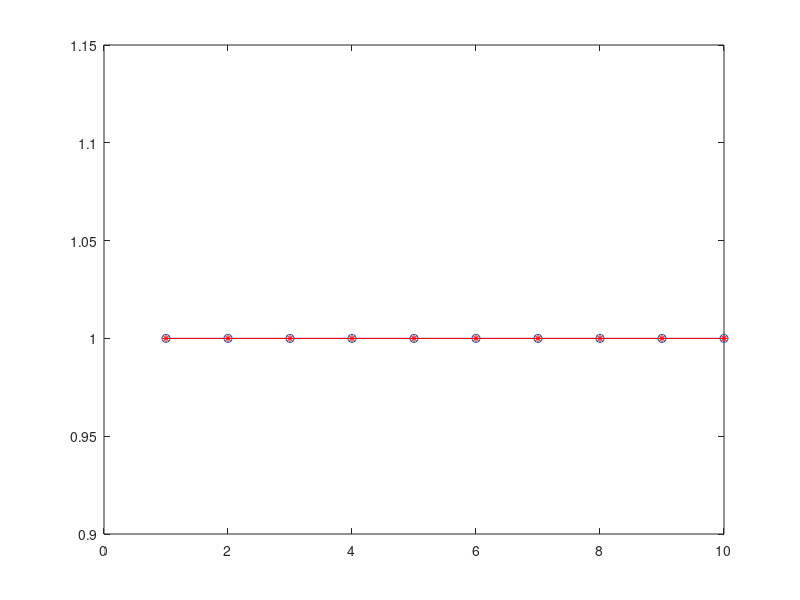

Here is the MATLAB script that generated this plot:
% Size of the system
d = 10;
% Epsilon, set for an example.
epsilon = 0.1;
% Create the tri-diagonal matrix.
A = 2*eye(d) - diag(ones(d-1,1),-1) - diag(ones(d-1,1),1) ;
% Right-hand side.
b = zeros(d,1);
b(1) = 1;
b(end) = 1;

% Exact solution, computed the operator '\'
x_ex = A\b;

B = zeros(d,2);
G = zeros(d,2);

B(1,1) = 0;
for i = 1 : d
    B(i,2) = A(i,i);
end
for i = 2 : d
    B(i,1) = A(i,i-1);
end

G(1,1) = 0;
for k = 1 : d
    G(k,2) = sqrt(B(k,2)-G(k,1)*G(k,1));
    if(k==d) 
        continue 
    end
    G(k+1,1) = B(k+1,1)/G(k,2);
end

Lchol = chol(A,'lower');

diag(Lchol)-G(:,2)
diag(Lchol,-1)-G(2:end,1)

y = zeros(d,1);
y(1) = b(1)/G(1,2);
for i = 2 : d
    y(i) = (b(i)-G(i,1)*y(i-1))/G(i,2);
end

x = zeros(d,1);
x(d) = y(d)/G(d,2);
for i = d-1 : -1 : 1
    x(i) = (y(i) - G(i+1,1)*x(i+1))/G(i,2);
end

% Compute the error in the solution.
xerr = norm(x-x_ex,'inf')/norm(x_ex,'inf')


plot(1:d,x_ex,'o-',1:d,x,'r*-')
shg


